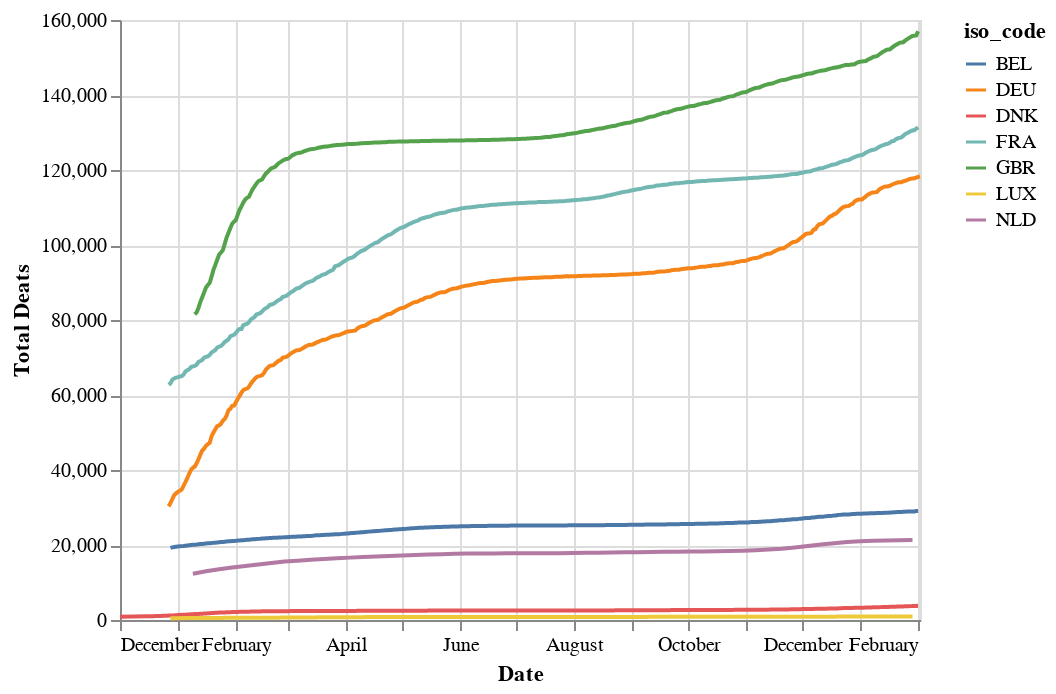

The notebook cell saved with this chart:
### Code cell
#Lets compare the total death with total vaccinated people per country

alt.Chart(final_df).mark_line().encode(
    x=alt.X('date', title='Date'),
    y=alt.Y('total_deaths', title='Total Deats'),
    color='iso_code',
    tooltip=['date', 'total_deaths'] )

### Figure 1 — Vega-Lite specification as saved in the notebook (floating-point values rounded to 4 significant figures; data arrays with more than 128 entries replaced by an {"elided": "..."} marker saying what was removed)
{"config": {"view": {"continuousWidth": 400, "continuousHeight": 300}}, "data": {"name": "data-446a3c87546117a2b981be243d181c45"}, "mark": "line", "encoding": {"color": {"field": "iso_code", "type": "nominal"}, "tooltip": [{"field": "date", "type": "temporal"}, {"field": "total_deaths", "type": "quantitative"}], "x": {"field": "date", "title": "Date", "type": "temporal"}, "y": {"field": "total_deaths", "title": "Total Deats", "type": "quantitative"}}, "$schema": "https://vega.github.io/schema/vega-lite/v4.17.0.json", "datasets": {"data-446a3c87546117a2b981be243d181c45": {"elided": "2425 records"}}}
